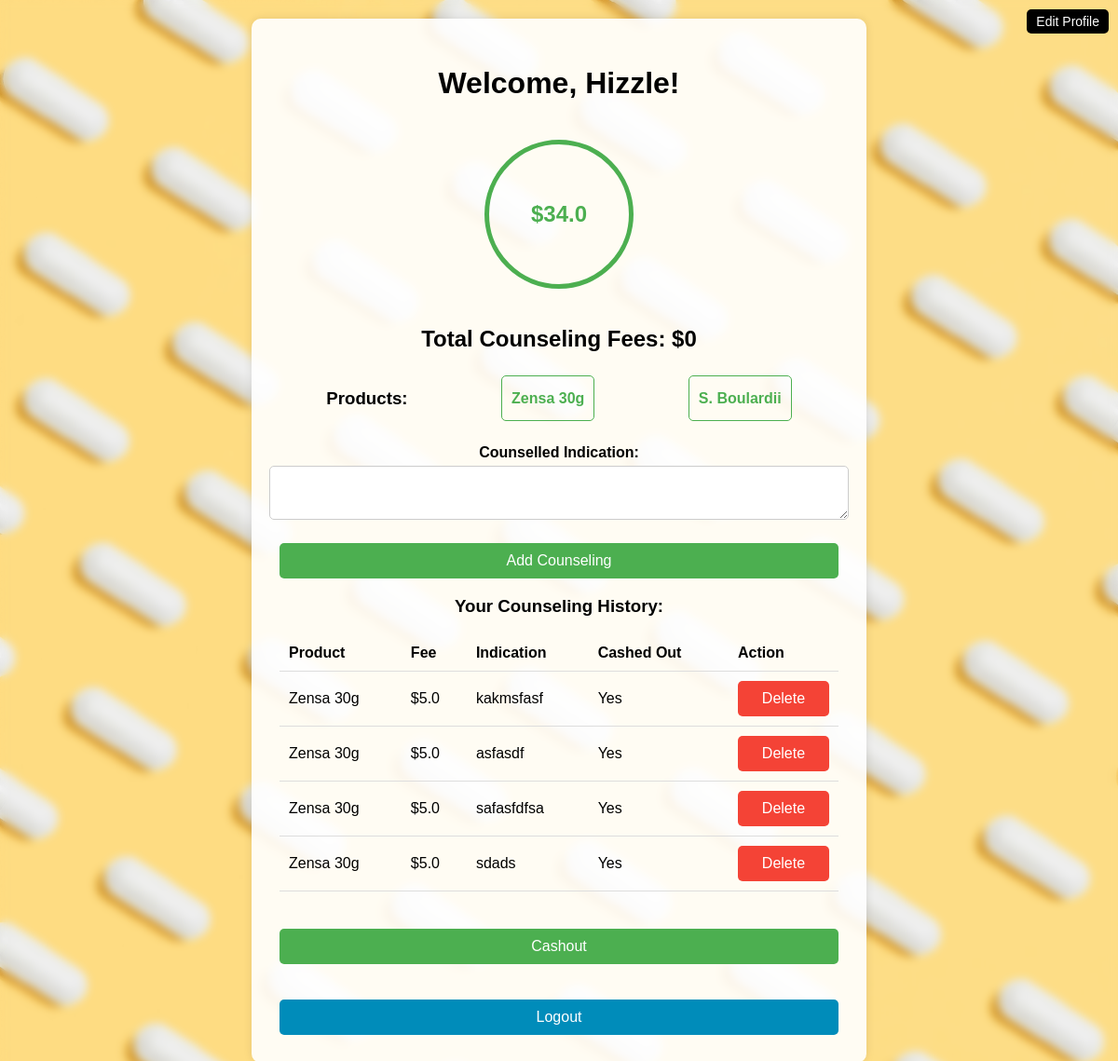
Page /dashboard (signed in) on the earlier database version.
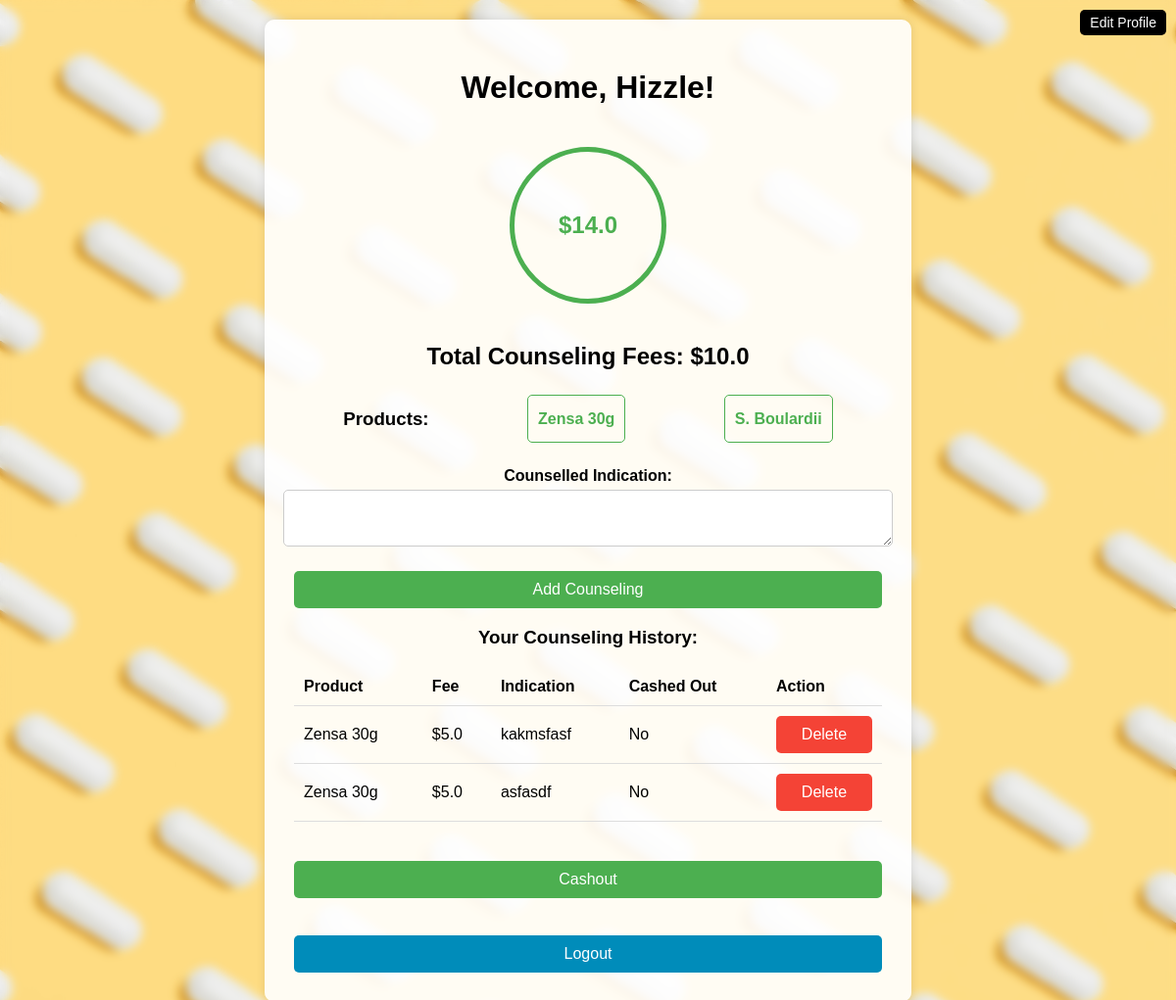
Same page on the later database version.
### app.py (models this page shows, shortened)
class User(UserMixin, db.Model):
    id = db.Column(db.Integer, primary_key=True)
    email = db.Column(db.String(150), unique=True, nullable=False)
    password = db.Column(db.String(150), nullable=False)
    full_name = db.Column(db.String(150), nullable=False)
    pharmacy_phone = db.Column(db.String(150), nullable=False)
    pharmacy_name = db.Column(db.String(150), nullable=False)
    payment_method = db.Column(db.String(150), nullable=False)
    counseling_fees = db.Column(db.Float, default=0.0)
    wheel_total = db.Column(db.Float, default=0.0)

class Counseling(db.Model):
    id = db.Column(db.Integer, primary_key=True)
    user_id = db.Column(db.Integer, db.ForeignKey('user.id'), nullable=False)
    product = db.Column(db.String(100), nullable=False)
    fee = db.Column(db.Float, nullable=False)
    indication = db.Column(db.String(200), nullable=False)
    cashed_out = db.Column(db.Boolean, default=False)

### app.py (the view)
@app.route('/dashboard')
@login_required
def dashboard():
    counselings = Counseling.query.filter_by(user_id=current_user.id).all()
    cashout_total = sum(c.fee for c in counselings if not c.cashed_out)
    wheel_total = current_user.wheel_total
    fee_added = request.args.get('fee_added', 'false').lower() == 'true'
    counseling_points = {
        "Zensa 30g": [
            "Apply a small amount to the affected area.",
            "Do not use more than directed.",
            "Consult a doctor if irritation occurs."
        ],
        "S. Boulardii": [
            "Take one capsule daily.",
            "Store in a cool, dry place.",
            "Consult a healthcare provider before use."
        ]
    }
    return render_template('dashboard.html', counselings=counselings, cashout_total=cashout_total, wheel_total=wheel_total, fee_added=fee_added, counseling_points=counseling_points)

### app.py (called while the page is built)
@login_manager.user_loader
def load_user(user_id):
    return db.session.get(User, int(user_id))

### templates/dashboard.html (shortened to what this page needs)
<!DOCTYPE html>
<html lang="en">
<head>
</head>
<body onload="setFeeOnLoad()">
    <a href="{{ url_for('profile') }}" class="edit-profile-button">Edit Profile</a>
    <div class="container">
        <h1>Welcome, {{ current_user.full_name }}!</h1>
        <div class="wheel-container">
            <div id="wheel" class="wheel">${{ current_user.wheel_total }}</div>
        </div>
        <h2>Total Counseling Fees: ${{ cashout_total }}</h2>
        <div class="product-list">
            <h3>Products:</h3>
            <div class="product-item" data-product="Zensa 30g">Zensa 30g</div>
            <div class="product-item" data-product="S. Boulardii">S. Boulardii</div>
        </div>
        <form method="POST" action="{{ url_for('counsel') }}" onsubmit="setFee()">
            <label for="indication">Counselled Indication:</label>
            <textarea name="indication" id="indication" required></textarea>
            <button type="submit">Add Counseling</button>
        </form>
        <h3>Your Counseling History:</h3>
        <table>
            <tr>
                <th>Product</th>
                <th>Fee</th>
                <th>Indication</th>
                <th>Cashed Out</th>
                <th>Action</th>
            </tr>
            {% for counseling in counselings %}
                <tr>
                    <td>{{ counseling.product }}</td>
                    <td>${{ counseling.fee }}</td>
                    <td>{{ counseling.indication }}</td>
                    <td>{{ 'Yes' if counseling.cashed_out else 'No' }}</td>
                    <td>
                        <form method="POST" action="{{ url_for('delete_counseling', id=counseling.id) }}">
                            <button type="submit" class="delete-button">Delete</button>
                        </form>
                    </td>
                </tr>
            {% endfor %}
        </table>
        <form method="POST" action="{{ url_for('cashout') }}" id="cashout-form">
            <button type="button" class="cashout" onclick="showCash()">Cashout</button>
        </form>
        <br>
        <button class="link-button" onclick="location.href='{{ url_for('logout') }}'">Logout</button>
    </div>
</body>
</html>

Differences in the rows shown:
removed Counseling: product "Zensa 30g", fee "5.0", indication "safasfdfsa", cashed_out "Yes"
removed Counseling: product "Zensa 30g", fee "5.0", indication "sdads", cashed_out "Yes"
changed User "Hizzle": wheel_total "34.0" → "14.0"
changed Counseling "kakmsfasf": cashed_out "Yes" → "No"
changed Counseling "asfasdf": cashed_out "Yes" → "No"
Other differences:
{{ cashout_total }}: "0" → "10.0"
